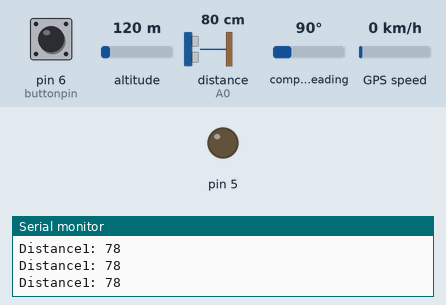
Recording of a sketch running on a simulated Arduino Uno, built with avr-gcc and run on an emulated ATmega328P. Parts: output pins drawn as LEDs (lit = HIGH), the last lines printed to the serial monitor. Wiring (inferred from the names in the program): ultrasonic range finder: trigger A1; echo A0. The test bench sets the inputs (shaded band); at power-on: distance to the obstacle (sensor on A0) 80 cm, pin 6 (buttonpin) HIGH, altitude 120 m, compass heading 90°, GPS speed 0 km/h. The echo pulse lasts 58.3 µs per cm; the GPS gets a fix after 3 s at 37.7749, -122.4194 with 8 satellites; the modem accepts every AT command (registered, SIM ready, sends succeed) and sends nothing else; pins used as bus, display or sensor lines are not drawn.

Above: at 10.2 s.
10.3 s: distance to the obstacle (sensor on A0) set to 24 cm
11.8 s: distance to the obstacle (sensor on A0) set to 19 cm
At 12.6 s:
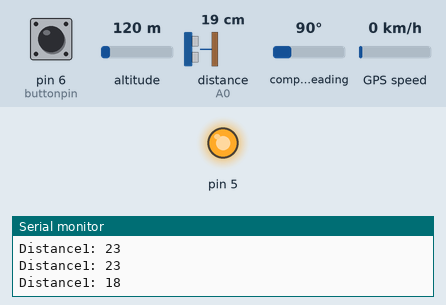
16.3 s: pin 6 (buttonpin) pulled LOW for 3.2 s
At 18.4 s:
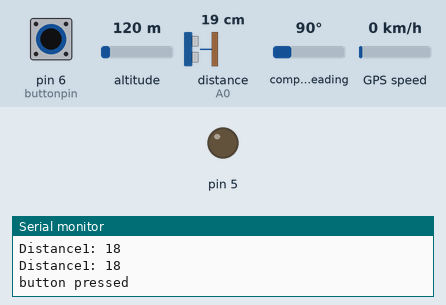
21.0 s: distance to the obstacle (sensor on A0) set to 299 cm
At 21.5 s:
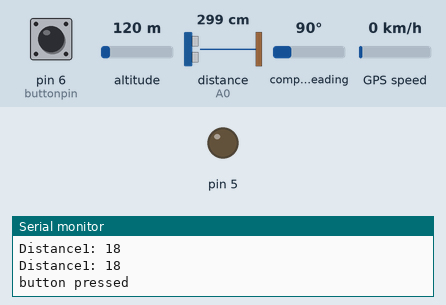
Timing chart, 0 to 24.0 s (numbered marks = the images above; inputs shaded):
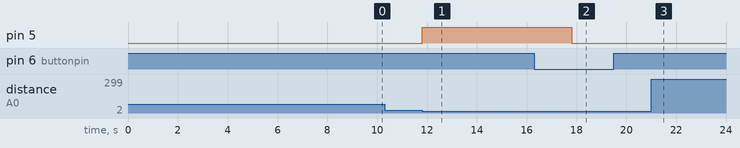

Measured:
- the behaviour switches between 22 and 21 cm on distance to the obstacle (sensor on A0) (found by bisection; images 0 and 1)
- after the input at 11.8 s, pin 5: LOW → HIGH at once
- after the input at 16.3 s, pin 5: HIGH → LOW after 1.5 s
- after the input at 21.0 s, pin 5: stays LOW (without the input it goes to HIGH after 2.1 s)

The sketch:

Blind_stick_proj.ino
```cpp
#include <SoftwareSerial.h>

#include <TinyGPS++.h>  //, this library provides compact and easy-to-use methods for extracting position, date, time, altitude, speed, and course from consumer GPS devices.

int buttonpin = 6; //pushbutton -when pressed to send msg for help with location

float lattitude, longitude;

float a[2]; //2 decimal places

float *p;

SoftwareSerial gpsSerial(2, 3); //gps pin connected

SoftwareSerial gsmSerial(10, 11); //gsm pin connected to

TinyGPSPlus gps;

const int trigPin1 = A1; //ultrasonic (1) sensors pins

const int echoPin1 = A0; //input pin

long duration1;

int distance1;

/*const int trigPin2 = A2; //2nd ultrasonic sensor

const int echoPin2 = A3;

long duration2;

int distance2;*/

void setup()

{

  pinMode(trigPin1, OUTPUT); //ultrasonic sensor

  pinMode(echoPin1, INPUT);

  pinMode(5, OUTPUT);

  pinMode(A4, INPUT_PULLUP); //INPUT_PULLUP. This option is the same as INPUT (you read data from the sensor), but in addition to that, an internal pull up resistor – between 20k and 50k Ohm – is enabled, to keep the signal HIGH by default.

  Serial.begin(9600);

 /* pinMode(trigPin2, OUTPUT);

  pinMode(echoPin2, INPUT);

  pinMode(buttonpin, INPUT_PULLUP);


  Serial.begin(9600);*/

  delay(1000);

  gpsSerial.begin(9600);

  delay(1000);

  gsmSerial.begin(9600);

  delay(1000);

  Serial.print("—Tracking–");

  Serial.print("***Location***");

  gsmSerial.println("AT+CNMI=2,2,0,0,0"); //The AT command to receive a live SMS is “AT+CNMI=2,2,0,0,0” – we just need to send this command to the GSM module and apply a 1-second delay. Once you send this command, try sending an SMS to the SIM card number put inside the GSM module. You will see the SMS you had sent

  delay(3000);

  Serial.print("Initializing……");

  delay(2000);

  Serial.print("System Ready  ");

  delay(1000);
}

void loop()

{

  digitalWrite(trigPin1, LOW); //ultrasonic sensor

  delayMicroseconds(2);

  digitalWrite(trigPin1, HIGH);

  delayMicroseconds(10); //delay

  digitalWrite(trigPin1, LOW);

  duration1 = pulseIn(echoPin1, HIGH); //The length of the pulse (in microseconds) or 0 if no pulse started before the timeout.

                                       //useful to be able to read data from certain sensors.
  distance1 = duration1 * 0.034 / 2;

  //distance = duration*(0.034/2); // (speed in microseconds)
  // Speed of sound wave (340 m/s)divided by 2 (forward and backward bounce)
  // To display the distance on Serial Monitor

  Serial.print("Distance1: ");

  Serial.println(distance1);

 /* digitalWrite(trigPin2, LOW);

  delayMicroseconds(2);

  digitalWrite(trigPin2, HIGH);

  delayMicroseconds(10);

  digitalWrite(trigPin2, LOW);

  duration2 = pulseIn(echoPin2, HIGH);

  distance2 = duration2 * 0.034 / 2;

  Serial.print("Distance2: ");

  Serial.println(distance2); */

  if (distance1 <= 20 ) {   //distance range for ultrasonic for sen1

    digitalWrite(5, HIGH);

    delay(1000);

    digitalWrite(5, LOW);

    digitalWrite(5, HIGH);

    delay(1000);

    digitalWrite(5, LOW);

    digitalWrite(5, HIGH);

    delay(1000);

    digitalWrite(5, LOW);

  }

  else if (distance1 <= 15 ) {

    digitalWrite(5, HIGH);

    delay(500);

    digitalWrite(5, LOW);

    digitalWrite(5, HIGH);

    delay(500);

    digitalWrite(5, LOW);

    digitalWrite(5, HIGH);

    delay(500);

    digitalWrite(5, LOW);

  }

  else

    digitalWrite(5, LOW);

 /* int sensorValue = digitalRead(A4);

  if (sensorValue == 1) { //not using water sensor

    digitalWrite(5, HIGH);

    Serial.println("Rain Alert");

    delay(1500);

    digitalWrite(5, LOW);

    digitalWrite(5, HIGH);

    delay(1500);

  }

  else

    digitalWrite(5, LOW); */

  if (digitalRead(buttonpin) == LOW)

  {

    Serial.println("button pressed");

    delay(2000);

    SendMessage();
  }

  if (gsmSerial.available() > 0)  //available, to get the available number of bytes if it is greater than 0. The Serial.read( ) function will read the data from the data byte and print a message if the data is received. The data is sent from the serial monitor to the Arduino.

    Serial.write(gsmSerial.read());
  while (gsmSerial.available())

  {

    gsmSerial.read();
  }

  while (Serial.available())

  {

    Serial.read(); //Arduino reads the incoming serial data in the Arduino

  }

  get_gsm(); //get msg
}

float *get_gps() //get coordinates

{

  gpsSerial.listen(); //Enables the selected SoftwareSerial object to listen. Only one SoftwareSerial object can listen at a time; data that arrives for other ports will be discarded. Any data already received is discarded during the call to listen() function (unless the given instance is already listening)

  Serial.println("INSIDE get_gps");

  while (1)

  {

    while (gpsSerial.available() > 0)

    {
      gps.encode(gpsSerial.read()); //function encodes it properly and returns true and ultimately I get correct values of longitude and latitude
    }

    if (gps.location.isUpdated()) //isUpdated() indicates whether the object’s value has been updated (not necessarily changed) since the last time you queried it.

    {

      Serial.print("LAT=");
      Serial.println(gps.location.lat(), 6); //in tinygps 6-decimal accuracy

      Serial.print("LONG=");
      Serial.println(gps.location.lng(), 6);

      lattitude = gps.location.lat();

      longitude = gps.location.lng();

      break;
    }
  }

  a[0] = lattitude;

  a[1] = longitude;

  return a;
}

void get_gsm()

{

  gsmSerial.listen(); //enables software port to listen

  while (gsmSerial.available() > 0)

  {
    Serial.println("INSIDE gsmSerial.available");

    if (gsmSerial.find("Track"))

    {
      Serial.println("INSIDE track");

      gsmSerial.println("AT+CMGF=1");  //The AT command +CMGF (command name in text: Message Format) is used to select the operating mode of the GSM/GPRS modem or mobile phone. It takes one parameter. The value of the parameter can either be 0 or 1. The values 0 and 1 refer to SMS PDU mode and SMS text mode respectively.

      delay(1000);

      gsmSerial.println("AT+CMGS=\"+9188305848xx\"\r");  //AT+CMGS At command is used to send SMS message.

      delay(1000);

      p = get_gps();

      gsmSerial.listen();

      Serial.print("Your Car Location: ");

      gsmSerial.print("Your Car Location: ");

      Serial.print("LATTITUDE=");
      Serial.print(*p, 6);

      gsmSerial.print("LATTITUDE=");
      gsmSerial.print(*p, 6);
      gsmSerial.print(",");  // The SMS text you want to send

      Serial.print("LONGITUDE=");
      Serial.print(*(p + 1), 6);

      gsmSerial.print("LONGITUDE=");
      gsmSerial.print(*(p + 1), 6);  // The SMS text you want to send

      delay(100);

      gsmSerial.println((char)26);  // ASCII code of CTRL+Z for saying the end of sms to  the module

      delay(1000);
    }
  }
}

void SendMessage()

{

  gsmSerial.println("AT+CMGF=1");  //Sets the GSM Module in Text Mode

  delay(1000);  // Delay of 1000 milli seconds or 1 second

  gsmSerial.println("AT+CMGS=\"+9188305848xx\"\r");  // Replace x with mobile number

  delay(1000);

  gsmSerial.println("I Am In Problem Plz Help Me");  // The SMS text you want to send

  delay(1000);

  p = get_gps();

  gsmSerial.listen();

  Serial.print("Your Position is : ");

  gsmSerial.print("position is : ");

  Serial.print("LATTITUDE=");
  Serial.print(*p, 6);

  gsmSerial.print("LATTITUDE=");
  gsmSerial.print(*p, 6);
  gsmSerial.print(",");  // The SMS text you want to send

  Serial.print("LONGITUDE=");
  Serial.print(*(p + 1), 6);

  gsmSerial.print("LONGITUDE=");
  gsmSerial.print(*(p + 1), 6);  // The SMS text you want to send

  delay(100);


  gsmSerial.println((char)26);
}
```
